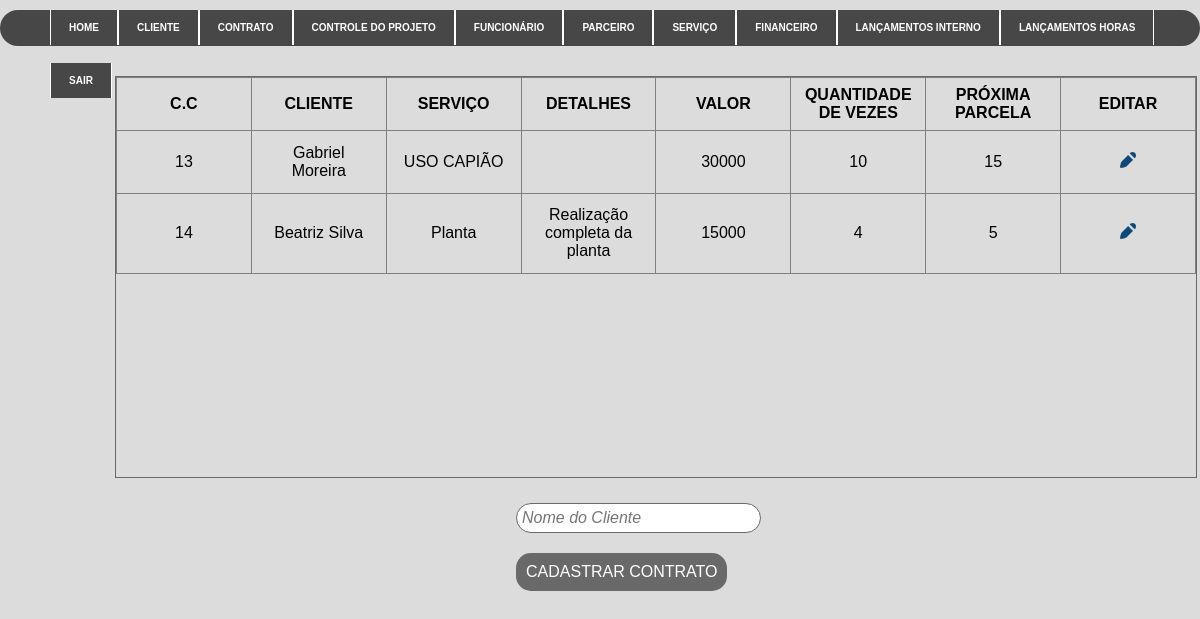
The page /consultacontrato.php (signed in) on the database its author committed.
### tables this page shows
CREATE TABLE IF NOT EXISTS `contrato` (
  `ID` int(11) NOT NULL AUTO_INCREMENT,
  `ID_Cliente` int(11) DEFAULT NULL,
  `ID_Servico` int(11) DEFAULT NULL,
  `Detalhes` varchar(500) DEFAULT NULL,
  `PRAZO` date DEFAULT NULL,
  `Valor` decimal(10,0) DEFAULT NULL,
  `qnt_parcela` decimal(10,0) DEFAULT NULL,
  `VENCIMENTO` varchar(2) DEFAULT NULL,
  PRIMARY KEY (`ID`),
  KEY `fk_cli` (`ID_Cliente`),
  KEY `fk_servi` (`ID_Servico`)
);

CREATE TABLE IF NOT EXISTS `cliente` (
  `id` int(11) NOT NULL AUTO_INCREMENT,
  `pessoa` varchar(8) DEFAULT NULL,
  `nome` varchar(50) DEFAULT NULL,
  `cpf` varchar(14) DEFAULT NULL,
  `rg` varchar(15) DEFAULT NULL,
  `razao` varchar(50) DEFAULT NULL,
  `representante` varchar(50) DEFAULT NULL,
  `sexo` varchar(1) DEFAULT NULL,
  `observacao` varchar(500) DEFAULT NULL,
  `id_parc` int(11) DEFAULT NULL,
  PRIMARY KEY (`id`),
  KEY `fk_parc` (`id_parc`)
);

CREATE TABLE IF NOT EXISTS `servico` (
  `id` int(11) NOT NULL AUTO_INCREMENT,
  `servico` varchar(30) DEFAULT NULL,
  PRIMARY KEY (`id`)
);

### classes/contrato.class.php (called while the page is built, shortened)
<?php
require_once 'Conexao.class.php';
require_once 'funcoes.class.php';
class Contrato{
    public function __construct(){
        $this->con = new conexao();
    }
    public function querySelectcli(){
        try{
            $cst = $this->con->conect()->prepare("SELECT contrato.ID AS CC, cliente.nome AS CLI, servico.servico AS Serv, contrato.Detalhes AS DETALHES,contrato.Valor AS VALOR ,contrato.qnt_parcela AS QNT_PARC ,contrato.VENCIMENTO AS VENC from cliente INNER JOIN contrato ON cliente.id = contrato.ID_Cliente INNER JOIN servico ON contrato.ID_Servico = servico.id;");
            $cst->execute();
            return $cst->fetchAll();
        }catch(PDOException $ex){
        }
    }
}
?>

### classes/Conexao.class.php (called while the page is built)
<?php
class conexao{
    private $usuario;
    private $senha;
    private $banco;
    private $servidor;
    private static $pdo;
    public function __construct(){
        $this->servidor = "localhost";
        $this->banco = "teste2";
        $this->usuario =  "root";
        $this->senha = "";
    }
    public function conect(){
        try{
            if(is_null(self::$pdo)){
                self::$pdo = new PDO("mysql:host=".$this->servidor.";dbname=".$this->banco, $this->usuario, $this->senha);
            }
            return self::$pdo;
        } catch (PDOException $ex) {
			echo $ex->getMessage();
        }
    }
}
?>

### classes/funcoes.class.php (called while the page is built, shortened)
<?php
class funcoes{
    public function tratarCaracter($vlr, $tipo){
        switch($tipo){
            case 1: $rst = utf8_decode($vlr); break;
            case 2: $rst = htmlentities($vlr, ENT_QUOTES, "ISO-8859-1"); break;
        }
        return $rst;
    }
}
?>

### consultacontrato.php (the view, shortened to what this page needs)
<?php
    require_once 'classes/funcoes.class.php';
    require_once 'classes/contrato.class.php';
    $objFc = new Funcoes();
    $objfn = new Contrato();
?>
<!DOCTYPE html>
<html lang="pt-br">
<head>
    <link rel="stylesheet" type="text/css" href="style/style1.css">
</head>
<body>
    <?php include_once("header.php"); ?>
    <div id="resultado" class="scroll-contrato">
        <table id="tab2" border="1">
            <thead>
                <tr>
                    <th>C.C</th>
                    <th>CLIENTE</th>
                    <th>SERVIÇO</th>
                    <th>Detalhes</th>
                    <th>VALOR</th>
                    <th>QUANTIDADE DE VEZES</th>
                    <th>PRÓXIMA PARCELA</th>
                    <th>Editar</th>
                </tr>
            </thead>
            <tbody>
            <?php foreach($objfn->querySelectcli() as $rst){ ?>
                <tr>
                    <td> <?php echo ($objFc->tratarCaracter($rst['CC'], 1)) ?> </td>
                    <td> <?php echo ($objFc->tratarCaracter($rst['CLI'], 2)) ?> </td>
                    <td> <?php echo ($objFc->tratarCaracter($rst['Serv'], 2)) ?> </td>
                    <td> <?php echo ($objFc->tratarCaracter($rst['DETALHES'], 2)) ?> </td>
                    <td> <?php echo ($objFc->tratarCaracter($rst['VALOR'], 2)) ?> </td>
                    <td> <?php echo ($objFc->tratarCaracter($rst['QNT_PARC'], 2)) ?> </td>
                    <td> <?php echo ($objFc->tratarCaracter($rst['VENC'], 2)) ?> </td>
                    <td><div class="editar"><a href="edita_contrato.php?acao=edit&func=<?=$objFc->tratarCaracter($rst['CC'], 1)?>" title="Editar dados"> <img src="img/ico-editar.png" width="16" height="16" alt="Editar"> </a></div>  </td>
                </tr>
                <?php } ?>
        </table>
    </div>
    <form action="processacontrato.php">
        <div class="search2">
        <input type="text" name="campo"  id="campo" placeholder="Nome do Cliente" >
        </div>
    </form>
    <div class="btn"><a href="cadastrarcontrato.php">CADASTRAR CONTRATO</a></div>
</body>
</html>

### header.php (shortened to what this page needs)
<!DOCTYPE html>
<html lang="pt-br">
<head>
    <link rel="stylesheet" type="text/css" href="style/style1.css">
</head>
<header>
<div class="menu">
        <ul>
            <li><a href="Home.php">Home</a></li>
            <li><a href="consultacliente.php">Cliente</a></li>
            <li><a href="consultacontrato.php">Contrato</a></li>
            <li><a href="controleprojeto.php">Controle do projeto</a></li>
            <li><a href="funcionario.php">Funcionário</a></li>
            <li><a href="cadastrar_parceiro.php">Parceiro</a></li>
            <li><a href="servico.php">Serviço</a></li>
            <li><a href="financeiro.php"> Financeiro </a></li>
            <li><a href="escritorio.php"> Lançamentos Interno </a></li>
            <li><a href="consultacontratohora.php"> Lançamentos Horas </a></li>
            <li><a href="sair.php"> Sair </a></li>
        </ul>
</div>
</header>
</html>

### Style/style1.css (style rules this page uses)
html { width: 100%; height: 100% }
body { margin: 0; background-color: #DCDCDC; font-family: 'Trebuchet MS', 'Lucida Sans Unicode', 'Lucida Grande', 'Lucida Sans', Arial, sans-serif }
.menu { position: relative; width: 100%; height: 36px; font-family: Verdana, Geneva, Tahoma, sans-serif; font-size: 10px; background-color: #474747; border-radius: 20px; }
.menu ul { padding: 0x; margin: 10px; list-style: none; }
.menu ul li { width: auto; height: 53px; float: left; }
.menu a { margin: 0px 0px 0px; padding: 12px 18px; display: block; text-decoration: none; text-align: center; text-transform: uppercase; background: #474747; color: #ffffff; font-weight: bold; border-left: 1px solid #ffffff; border-right: 1px solid #ffffff; }
.menu a:link, a:visited { text-decoration: none; }
.scroll-contrato { overflow: scroll; overflow: auto; border: solid 1px #696969; width: 90%; height: 400px; margin: 30px; margin-left: auto; margin-right: auto; }
#tab2 { width: 100%; table-layout: fixed; text-align: center; border-collapse: collapse; font-family: Arial, monospace; font-size: 16px; }
#tab2 tr th { text-transform: uppercase; padding: .5em; margin: 0; text-align: center; font-weight: bold; }
#tab2 td { padding: .8em; }
.search2 input { font-style: italic; font-family: Arial, Helvetica, sans-serif; font-size: 16px; background-color: rgb(255, 255, 255); border: 1px solid #696969; border-radius: 20px; float: left; margin-top: -5px; margin-left: 43%; padding: 5px; padding-right: 30px; cursor: pointer; }
.btn a { font-family: Arial; font-size: 16px; text-decoration: none; text-align: center; text-transform: uppercase; cursor: pointer; border-radius: 15px; padding: 10px; float: left; margin-top: 20px; margin-left: 43%; color: #ffffff; background: #696969; }

### rows shown on the page
contrato: ID "13", ID_Cliente.nome "Gabriel Moreira", ID_Servico.servico "USO CAPIÃO", Valor "30000", qnt_parcela "10", VENCIMENTO "15"
contrato: ID "14", ID_Cliente.nome "Beatriz Silva", ID_Servico.servico "Planta", Detalhes "Realização completa da planta", Valor "15000", qnt_parcela "4", VENCIMENTO "5"
